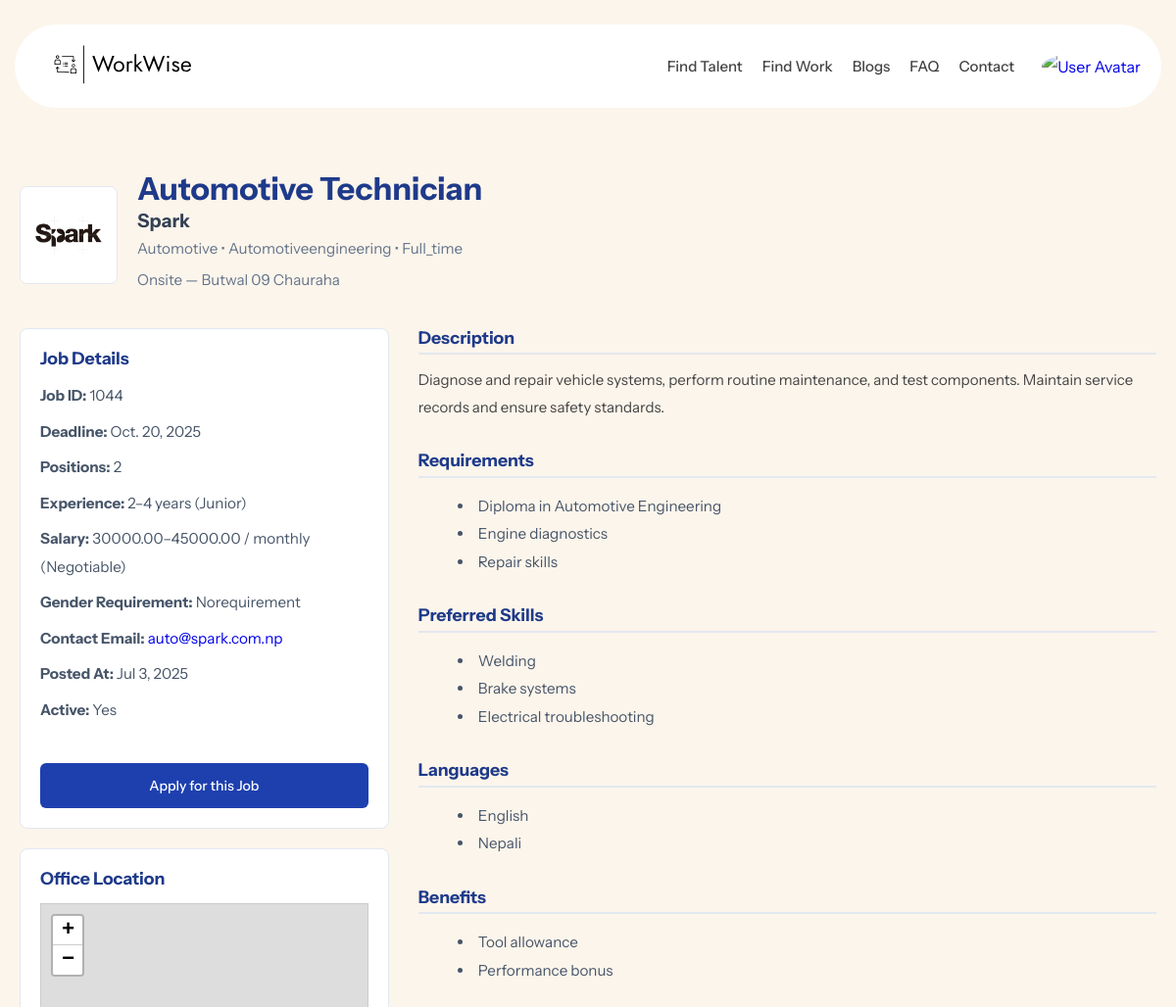
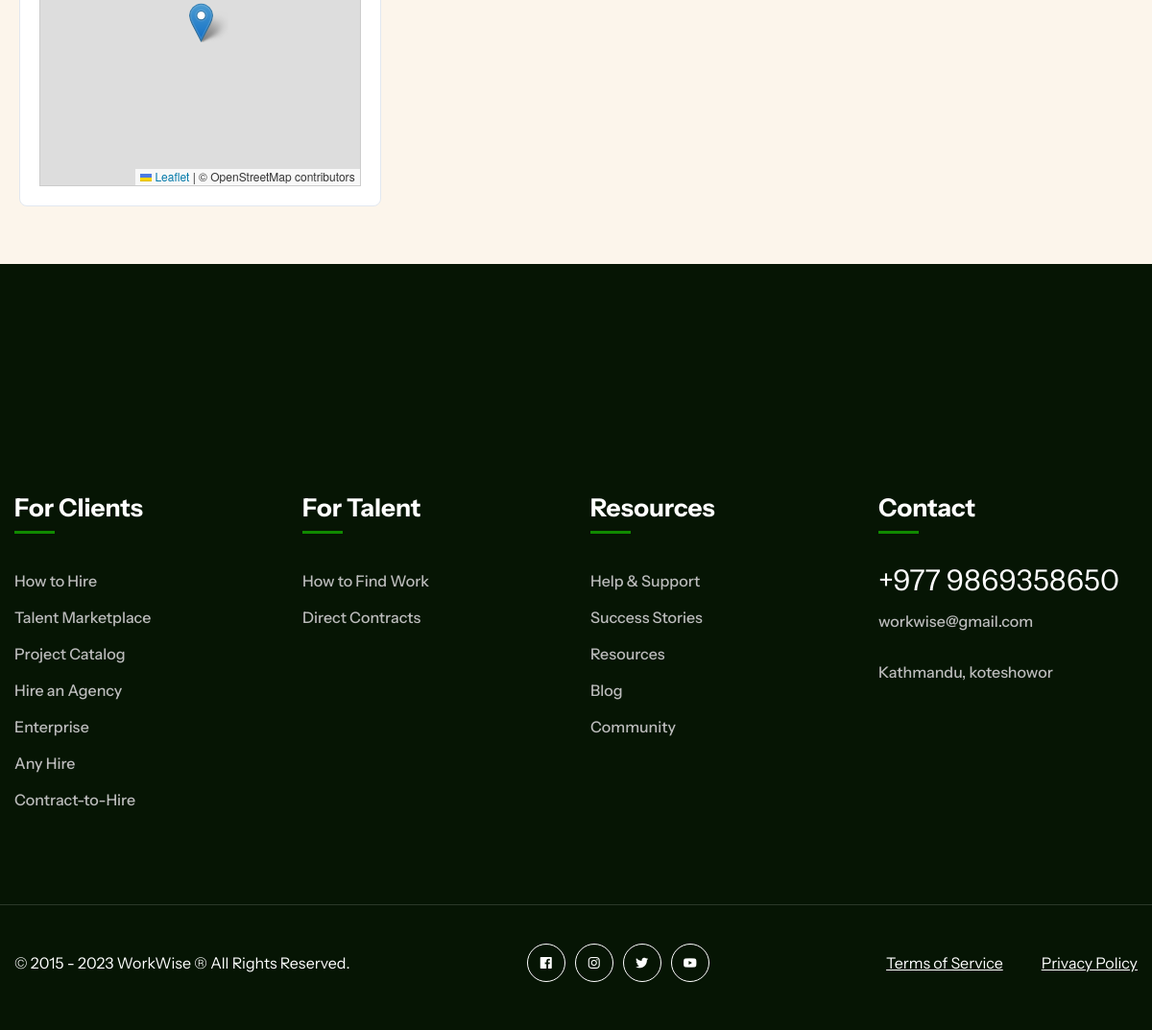
The app's page /job_details/1044/ (signed in) with its own data (2 pictures, top to bottom).
### employer_profile/models.py (models this page shows, shortened)
class JobPost(models.Model):
    job_id                = models.PositiveIntegerField(primary_key=True, editable=False)
    employer              = models.ForeignKey(Employer, on_delete=models.CASCADE, related_name='job_posts')
    contact_email         = models.EmailField()
    is_active             = models.BooleanField(default=True)
    posted_at             = models.DateTimeField(auto_now_add=True)
    admin_review          = models.BooleanField(default=True)
    application_deadline  = models.DateField()
    title                 = models.CharField(max_length=200)
    num_candidates_required = models.PositiveIntegerField(default=1)
    industry              = models.CharField(max_length=100)
    department            = models.CharField(max_length=100)
    work_type             = models.CharField(max_length=50)
    gender_requirement    = models.CharField(max_length=50)
    experience_min        = models.PositiveIntegerField()
    experience_max        = models.PositiveIntegerField()
    experience_level      = models.CharField(max_length=50)
    salary_type           = models.CharField(max_length=50)
    salary_frequency      = models.CharField(max_length=20)
    salary_min            = models.DecimalField(max_digits=12, decimal_places=2)
    salary_max            = models.DecimalField(max_digits=12, decimal_places=2)
    requirements          = models.JSONField(default=list, blank=True)
    preferred_skills      = models.JSONField(default=list, blank=True)
    languages             = models.JSONField(default=list, blank=True)
    benefits              = models.JSONField(default=list, blank=True)
    location_type         = models.CharField(max_length=50)
    full_location_address = models.CharField(max_length=255)
    description           = models.TextField()
    map_location          = models.JSONField(null=True, blank=True)
    class Meta:
        ordering = ['-posted_at']
        verbose_name = 'Job Post'
        verbose_name_plural = 'Job Posts'

class CompanyProfile(models.Model):
    employer           = models.OneToOneField(
        Employer,
        on_delete=models.CASCADE,
        related_name='company_profile'
    )
    description        = models.TextField()
    company_size       = models.CharField(max_length=50)
    founded_date       = models.DateField(null=True)
    phone_number       = models.CharField(max_length=15)
    website            = models.URLField(blank=True)
    address            = models.CharField(max_length=255)
    facebook           = models.URLField(blank=True)
    linkedin           = models.URLField(blank=True)
    logo               = models.ImageField(upload_to='company_logos/', blank=True, null=True)
    certificate        = models.FileField(upload_to='company_certificates/', blank=True, null=True)
    certificate_submitted_at = models.DateTimeField(blank=True, null=True)

### authentication/models.py (models this page shows, shortened)
class Employer(models.Model):
    employer_id         = models.PositiveIntegerField(primary_key=True)
    company_name        = models.CharField(max_length=150)
    representative_name = models.CharField(max_length=100)
    email               = models.EmailField(unique=True, max_length=254)
    password            = models.CharField(max_length=128)
    email_notify        = models.BooleanField(default=False)
    agree_terms         = models.BooleanField(default=False)
    is_active           = models.BooleanField(default=False)
    is_deleted          = models.BooleanField(default=False)
    is_verified         = models.BooleanField(default=False)
    joined_time         = models.DateTimeField(auto_now_add=True)
    ip_address          = models.GenericIPAddressField(null=True, blank=True,
                                                      protocol='both',
                                                      unpack_ipv4=False)
    location            = models.JSONField(null=True, blank=True)
    class Meta:
        ordering = ['-joined_time']
        verbose_name = 'Employer'
        verbose_name_plural = 'Employers'

### index/views.py (the view, shortened to what this page needs)
# urls.py: path('job_details/<int:job_id>/', views.job_details, name='job_details'),
def job_details(request, job_id):
    cid = request.session.get('candidate_id')
    if not cid:
        return redirect(f"{reverse('authentication:login')}?next={request.path}")
    candidate = get_object_or_404(Candidate, candidate_id=cid)
    try:
        cv_obj = candidate.cv
        has_cv = bool(cv_obj.cv_file)
    except CandidateCV.DoesNotExist:
        has_cv = False
    job = get_object_or_404(
        JobPost.objects.select_related('employer__company_profile'),
        job_id=job_id, is_active=True, admin_review=False
    )
    has_applied = JobApplication.objects.filter(candidate=candidate, job=job).exists()
    error = None
    days_remaining = max((job.application_deadline - date.today()).days, 0)
    return render(request, 'index/job-details.html', {
        'job': job,
        'days_remaining': days_remaining,
        'has_applied': has_applied,
        'error': error,
    })

### index/templates/index/job-details.html (shortened to what this page needs)
{% load static %}
<!DOCTYPE html>
<html lang="en">
<head>
    <link rel="stylesheet" href="{% static 'css/vendors.css' %}">
    <link media="all" rel="stylesheet" href="{% static 'css/jobplugin.css' %}">
    <link media="all" rel="stylesheet" href="{% static 'css/theme-color.css' %}">
  <link rel="stylesheet" href="{% static 'index/css/job-detail.css' %}">
  <link rel="stylesheet" href="https://cdnjs.cloudflare.com/ajax/libs/font-awesome/6.5.0/css/all.min.css"/>
  <link
  rel="stylesheet"
  href="https://unpkg.com/leaflet/dist/leaflet.css"
/>
<link
  href="https://unpkg.com/boxicons@2.1.4/css/boxicons.min.css"
  rel="stylesheet"
/>
<link
  rel="stylesheet"
  href="https://cdnjs.cloudflare.com/ajax/libs/font-awesome/6.5.0/css/all.min.css"
/>
</head>
<body class="jobplugin">
  {% include 'includes/header.html' %}
  <main class="job-detail">
    <section class="job-detail-header">
      <div class="logo">
        {% if job.employer.company_profile.logo %}
          <img src="{{ job.employer.company_profile.logo.url }}" alt="{{ job.employer.company_name }} Logo">
        {% else %}
          <img src="{% static 'images/default-logo.png' %}" alt="Default Logo">
        {% endif %}
      </div>
      <div class="info">
        <h1>{{ job.title }}</h1>
        <h2>{{ job.employer.company_name }}</h2>
        <p class="meta">
          {{ job.industry|cut:"_"|title }} &bull;
          {{ job.department|cut:"_"|title }} &bull;
          {{ job.work_type|capfirst }}
        </p>
        <p class="location-type">
          {{ job.location_type|capfirst }} — {{ job.full_location_address }}
        </p>
      </div>
    </section>
    <div class="job-detail-body">
      <aside class="job-sidebar">
        <div class="details-card">
          <h3>Job Details</h3>
          <ul>
            <li><strong>Job ID:</strong> {{ job.job_id }}</li>
            <li><strong>Deadline:</strong> {{ job.application_deadline }}</li>
            <li><strong>Positions:</strong> {{ job.num_candidates_required }}</li>
            <li><strong>Experience:</strong> {{ job.experience_min }}–{{ job.experience_max }} years ({{ job.experience_level|capfirst }})</li>
            <li>
              <strong>Salary:</strong>
              {% if job.salary_type == 'fixed' %}
                Fixed {{ job.salary_max }} / {{ job.salary_frequency }}
              {% else %}
                {{ job.salary_min }}–{{ job.salary_max }} / {{ job.salary_frequency }} (Negotiable)
              {% endif %}
            </li>
            <li><strong>Gender Requirement:</strong> {{ job.gender_requirement|cut:"_"|capfirst }}</li>
            <li><strong>Contact Email:</strong> <a href="mailto:{{ job.contact_email }}">{{ job.contact_email }}</a></li>
            <li><strong>Posted At:</strong> {{ job.posted_at|date:"M j, Y" }}</li>
            <li><strong>Active:</strong> {{ job.is_active|yesno:"Yes,No" }}</li>
          </ul>
          {% if has_applied %}
            <p class="applied-msg">✅ You have already applied. Check your dashboard for status.</p>
          {% else %}
          <div class="apply-box" id="apply-btn">
            <a href="#" class="apply-btn">Apply for this Job</a>
          </div>
          {% endif %}
        </div>
        <div class="map-card">
          <h3>Office Location</h3>
          <div id="job-map" style="height: 300px; border: 1px solid #ccc;"></div>
        </div>
      </aside>
      <section class="job-content">
        <div class="section">
          <h3>Description</h3>
          <p>{{ job.description }}</p>
        </div>
        <div class="section">
          <h3>Requirements</h3>
          <ul>
            {% for req in job.requirements %}
              <li>{{ req }}</li>
            {% endfor %}
          </ul>
        </div>
        <div class="section">
          <h3>Preferred Skills</h3>
          <ul>
            {% for skill in job.preferred_skills %}
              <li>{{ skill }}</li>
            {% endfor %}
          </ul>
        </div>
        <div class="section">
          <h3>Languages</h3>
          <ul>
            {% for lang in job.languages %}
              <li>{{ lang }}</li>
            {% endfor %}
          </ul>
        </div>
        <div class="section">
          <h3>Benefits</h3>
          <ul>
            {% for ben in job.benefits %}
              <li>{{ ben }}</li>
            {% endfor %}
          </ul>
        </div>
      </section>
    </div>
  </main>
  {% include 'includes/footer.html' %}
</body>
</html>

### static/css/theme-color.css (style rules this page uses)
:root { --green: #108a00; --dark-green: #113e0b; --dk-green: #061504; --colorPrimary: #e66f3b; --colorDarkPrimary: #a13c10; --colorLightPrimary: #fee0ab; --bright-green: #13b601; --pink: #fcf5eb; --grayish: #9e9e9e; --black: #000; --light-green: #f6fff9; --white: #fff; --gray: #444; --tertiary: var(--pink); --bright: var(--bright-green); --primary: var(--green); --secondary: var(--dark-green); --dark: var(--dk-green); }

### index/static/index/css/job-detail.css (style rules this page uses)
.job-detail-body p { font-size: 15px; }
.apply-box { margin-top: 40px; text-align: left; }
.apply-btn { background: #38bdf8; color: white; padding: 10px 20px; border-radius: 8px; font-weight: 500; font-size: 14px; text-decoration: none; transition: background 0.3s ease; }
.job-detail { max-width: 1200px; margin: 40px auto; padding: 0 20px; font-family: 'Instrument Sans', sans-serif; }
.job-detail-header { display: flex; gap: 20px; align-items: center; margin-bottom: 30px; }
.job-detail-header .logo img { width: 100px; height: 100px; object-fit: contain; border-radius: 8px; background: #fff; border: 1px solid #e2e8f0; }
.job-detail-header .info h1 { margin: 0; font-size: 2rem; color: #1e3a8a; }
.job-detail-header .info h2 { margin: 4px 0; font-size: 1.2rem; color: #334155; }
.job-detail-header .info .meta, .job-detail-header .info .location-type { margin: 4px 0; color: #64748b; font-size: 0.95rem; }
.job-detail-body { display: grid; grid-template-columns: 1fr 2fr; gap: 30px; }
.job-sidebar .details-card, .job-sidebar .map-card { background: #fff; border: 1px solid #e2e8f0; border-radius: 8px; padding: 20px; margin-bottom: 20px; }
.job-sidebar .details-card h3, .job-sidebar .map-card h3 { margin-top: 0; font-size: 1.1rem; color: #1e3a8a; }
.job-sidebar .details-card ul { list-style: none; padding: 0; margin: 0 0 15px; }
.job-sidebar .details-card ul li { margin: 8px 0; font-size: 0.95rem; color: #475569; }
.apply-btn { display: block; text-align: center; background: #1e40af; color: #fff; padding: 10px; border-radius: 6px; text-decoration: none; font-weight: 500; }
.job-content .section { margin-bottom: 30px; }
.job-content .section h3 { font-size: 1.1rem; color: #1e3a8a; border-bottom: 2px solid #e2e8f0; padding-bottom: 6px; margin-bottom: 12px; }
.job-content .section ul { list-style: disc inside; color: #475569; font-size: 0.95rem; }

### records on screen
JobPost: employer.company_profile.logo (picture), title "Automotive Technician", employer.company_name "Spark", industry "Automotive", department "Automotiveengineering", work_type "Full_time", location_type "Onsite", full_location_address "Butwal 09 Chauraha", job_id "1044", application_deadline "Oct. 20, 2025", num_candidates_required "2", experience_min "2", experience_max "4", experience_level "Junior", salary_min "30000.00", salary_max "45000.00", salary_frequency "monthly", gender_requirement "Norequirement", contact_email "auto@spark.com.np", posted_at "Jul 3, 2025", is_active "Yes", description "Diagnose and repair vehicle systems, perform routine maintenance, and test components. Maintain service records and ensure safety standards."

### other values on screen
{{ req }} "Diploma in Automotive Engineering" "Engine diagnostics" "Repair skills"
{{ skill }} "Welding" "Brake systems" "Electrical troubleshooting"
{{ lang }} "English" "Nepali"
{{ ben }} "Tool allowance" "Performance bonus"
